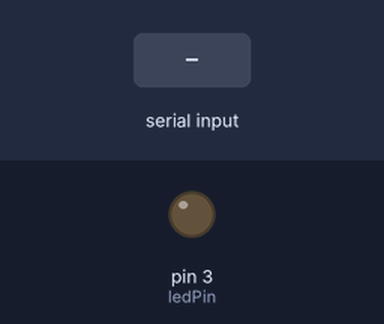
The sketch below on a simulated Arduino Uno, built with avr-gcc and run on an emulated ATmega328P. Shown: output pins drawn as LEDs (lit = HIGH). The test bench sets the inputs (shaded band).

Above: at 1.2 s.
1.3 s: byte 30 received over Serial
At 1.9 s:
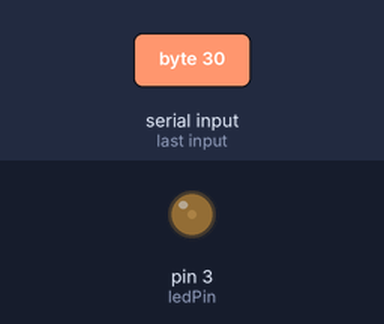
2.8 s: byte 90 received over Serial
At 3.1 s:
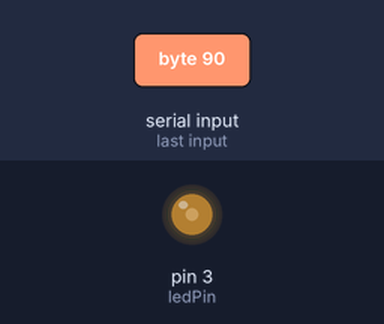
Timing chart, 0 to 5.8 s (numbered marks = the images above; inputs shaded):
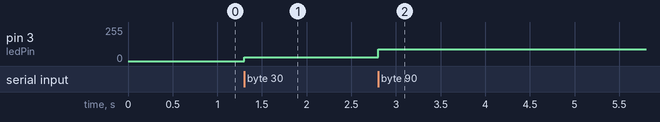

Measured:
- after the input at 1.3 s, pin 3 (ledPin): 0/255 → 30/255 at once
- after the input at 2.8 s, pin 3 (ledPin): 30/255 → 90/255 at once

The sketch:

Motor_stick_ARDUINO.ino
```cpp
const int ledPin = 3;

void setup() {
  // put your setup code here, to run once:
Serial.begin(9600);
pinMode(ledPin, OUTPUT);
}

void loop() {
  int motor;

  if (Serial.available() > 0) {

    motor = Serial.read();
    analogWrite(ledPin, motor);
  }
  // put your main code here, to run repeatedly:

}
```
